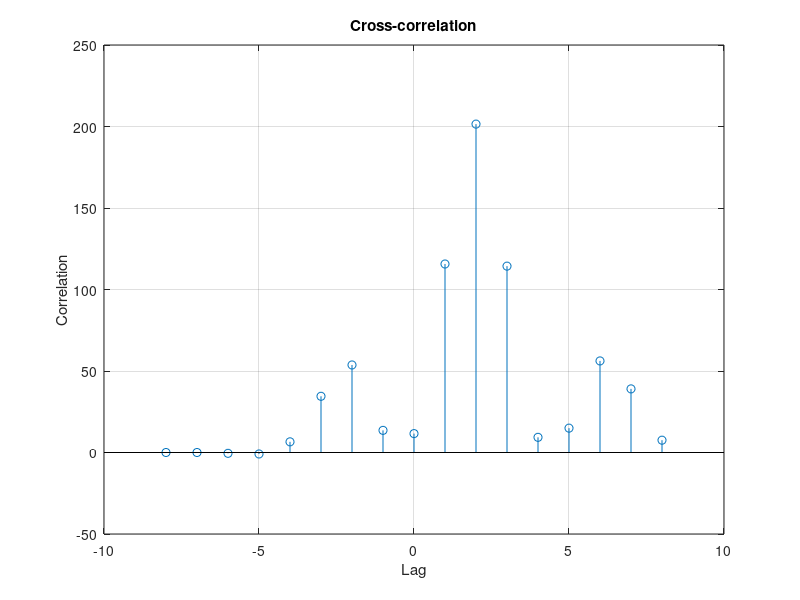

Source code (MATLAB):
clc; clear; close all;
x = [3 11 7 0 -1 4 2];
d = 2;                              % delay by 2 samples
y = [zeros(1,d) x] + 0.2*randn(1,length(x)+d);
[r,lag] = xcorr(y,x);               % unequal-length cross-correlation
stem(lag,r); grid on;
title('Cross-correlation'); xlabel('Lag'); ylabel('Correlation');
% The dominant peak is near +2 samples because y is delayed by 2.
